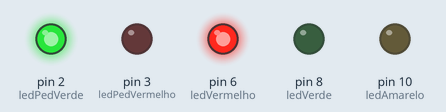
Recording of a sketch running on a simulated Arduino Uno, built with avr-gcc and run on an emulated ATmega328P. Shown: output pins drawn as LEDs (lit = HIGH).

Above: at 2.5 s.
At 10.2 s:
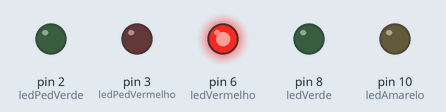
At 17.5 s:
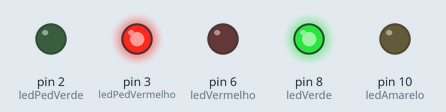
At 21.0 s:
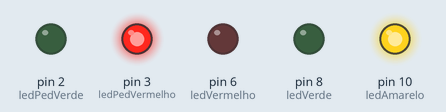
Timing chart, 0 to 28.6 s (numbered marks = the images above):
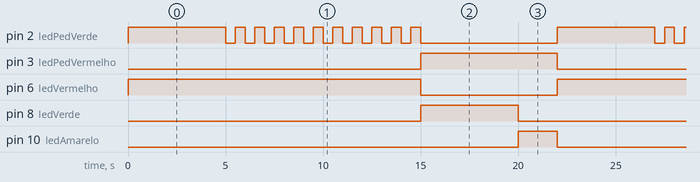

Measured:
- by itself, pin 2 (ledPedVerde): repeats every 22.0 s: 10 × (LOW 0.50 s, HIGH 0.50 s), LOW 7.0 s, HIGH 5.0 s
- by itself, pin 3 (ledPedVermelho): alternates HIGH for 7.0 s and LOW for 15.0 s
- by itself, pin 6 (ledVermelho): alternates HIGH for 15.0 s and LOW for 7.0 s
- by itself, pin 8 (ledVerde): alternates HIGH for 5.0 s and LOW for 17.0 s
- by itself, pin 10 (ledAmarelo): alternates HIGH for 2.0 s and LOW for 20.0 s

The sketch:

semaforo4.ino
```cpp
// C++ code
//
int ledVermelho = 6;
int ledAmarelo = 10;
int ledVerde = 8;

int ledPedVermelho = 3;
int ledPedVerde = 2;


void setup()
{
  pinMode(ledVermelho, OUTPUT);
  pinMode(ledAmarelo, OUTPUT);
  pinMode(ledVerde, OUTPUT);

  pinMode(ledPedVermelho, OUTPUT);
  pinMode(ledPedVerde, OUTPUT);

}

void loop()
{
  digitalWrite(ledVermelho, HIGH);
  digitalWrite(ledAmarelo, LOW);
  digitalWrite(ledVerde, LOW);

  digitalWrite(ledPedVermelho, LOW);
  digitalWrite(ledPedVerde, HIGH);

  delay(5000)  ;
  for (int i=0; i < 10; i++){
    digitalWrite(ledPedVerde, LOW);
    delay(500);
    digitalWrite(ledPedVerde, HIGH);
    delay(500);
  }

  digitalWrite(ledVermelho, LOW);
  digitalWrite(ledAmarelo, LOW);
  digitalWrite(ledVerde, HIGH);

  digitalWrite(ledPedVermelho, HIGH);
  digitalWrite(ledPedVerde, LOW);

  delay(5000);

  digitalWrite(ledVermelho, LOW);
  digitalWrite(ledAmarelo, HIGH);
  digitalWrite(ledVerde, LOW);

  digitalWrite(ledPedVermelho, HIGH);
  digitalWrite(ledPedVerde, LOW);

  delay(2000);
 }
```
